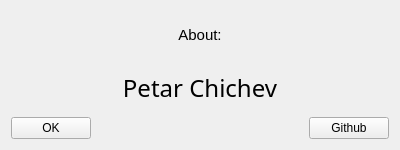
<?xml version="1.0" encoding="UTF-8"?>
<ui version="4.0">
 <class>AboutForm</class>
 <widget class="QWidget" name="AboutForm">
  <property name="geometry">
   <rect>
    <x>0</x>
    <y>0</y>
    <width>400</width>
    <height>150</height>
   </rect>
  </property>
  <property name="sizePolicy">
   <sizepolicy hsizetype="Fixed" vsizetype="Fixed">
    <horstretch>0</horstretch>
    <verstretch>0</verstretch>
   </sizepolicy>
  </property>
  <property name="minimumSize">
   <size>
    <width>400</width>
    <height>150</height>
   </size>
  </property>
  <property name="maximumSize">
   <size>
    <width>400</width>
    <height>150</height>
   </size>
  </property>
  <property name="windowTitle">
   <string>About</string>
  </property>
  <layout class="QVBoxLayout" name="verticalLayout">
   <item>
    <widget class="QLabel" name="label">
     <property name="font">
      <font>
       <pointsize>11</pointsize>
      </font>
     </property>
     <property name="text">
      <string>About:</string>
     </property>
     <property name="alignment">
      <set>Qt::AlignCenter</set>
     </property>
    </widget>
   </item>
   <item>
    <widget class="QLabel" name="label_2">
     <property name="font">
      <font>
       <family>Snap ITC</family>
       <pointsize>18</pointsize>
      </font>
     </property>
     <property name="text">
      <string>Petar Chichev</string>
     </property>
     <property name="alignment">
      <set>Qt::AlignCenter</set>
     </property>
    </widget>
   </item>
   <item>
    <layout class="QHBoxLayout" name="horizontalLayout">
     <item>
      <widget class="QPushButton" name="pushButton">
       <property name="text">
        <string>OK</string>
       </property>
      </widget>
     </item>
     <item>
      <spacer name="horizontalSpacer">
       <property name="orientation">
        <enum>Qt::Horizontal</enum>
       </property>
       <property name="sizeHint" stdset="0">
        <size>
         <width>40</width>
         <height>20</height>
        </size>
       </property>
      </spacer>
     </item>
     <item>
      <widget class="QPushButton" name="pushButton_2">
       <property name="text">
        <string>Github</string>
       </property>
      </widget>
     </item>
    </layout>
   </item>
  </layout>
 </widget>
 <resources/>
 <connections/>
</ui>
